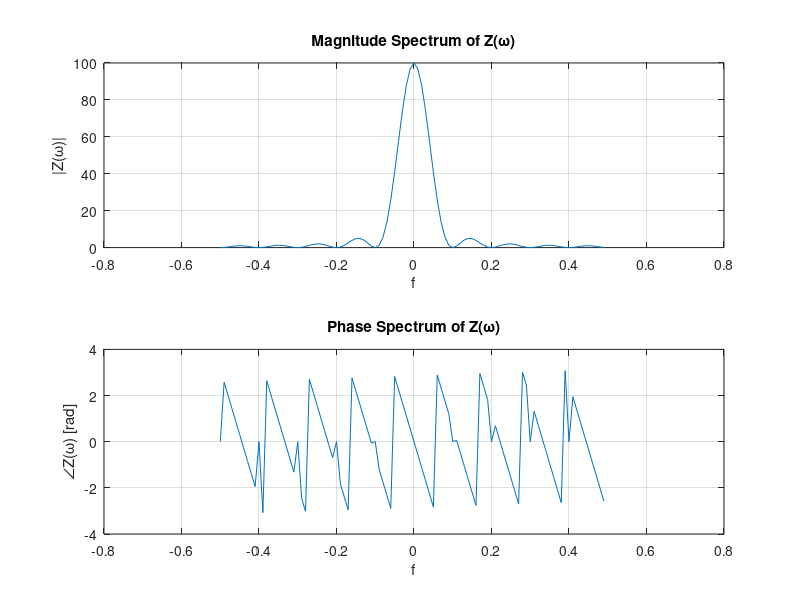

MATLAB code to generate this figure:
clf;
clc;
clear;

N = 100;
PulseWidth = 10;

t = 0:N-1;
x = [ones(1,PulseWidth), zeros(1,N-PulseWidth)];

Xf = fft(x);
Z = Xf .* Xf;

% (-n/2 : n/2-1) is range after fftshift
% multiplying by 1/n (which is delta f) will result in freq. values.
f = (-N/2 : N/2-1) * (1/N);

figure;
subplot(2,1,1);
plot(f,fftshift(abs(Z)));
grid on;
title('Magnitude Spectrum of Z(\omega)');
xlabel('f');
ylabel('|Z(\omega)|');

subplot(2,1,2);
plot(f,fftshift(angle(Z)));
grid on;
title('Phase Spectrum of Z(\omega)');
xlabel('f');
ylabel('\angleZ(\omega) [rad]');

